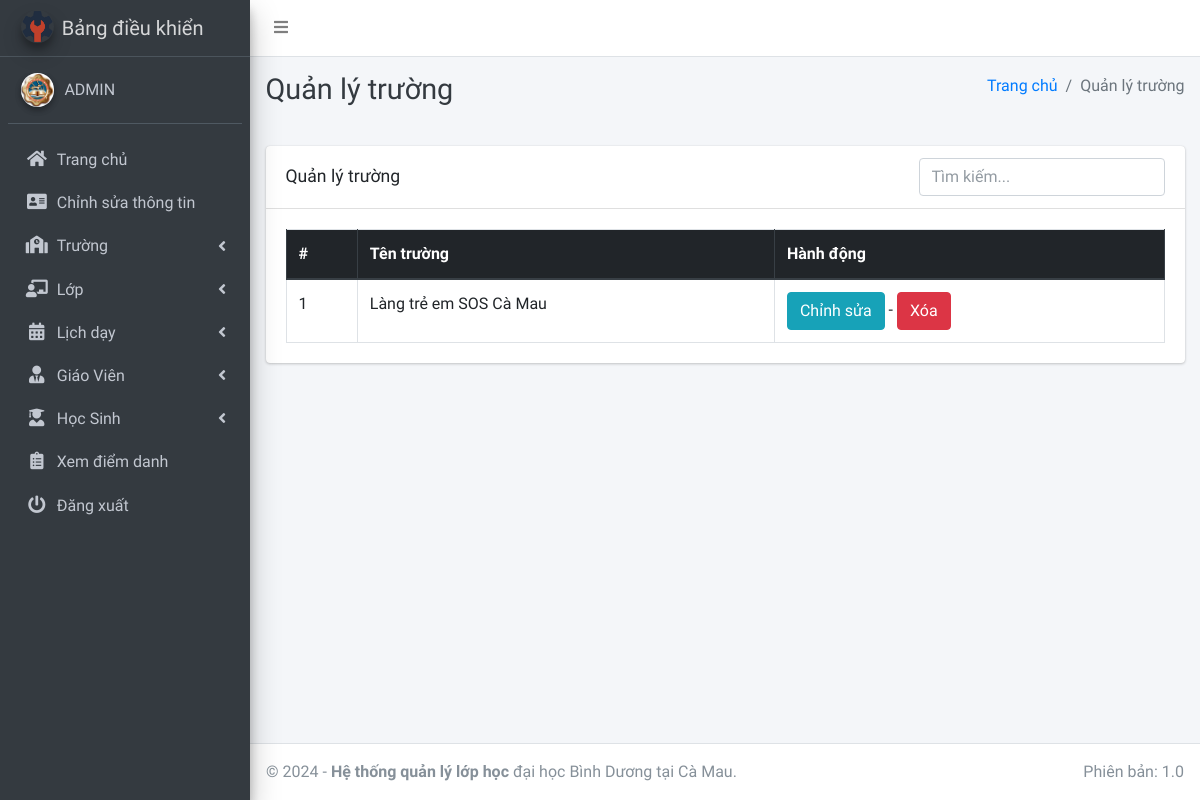
/course/manage/ (signed in), run on an earlier commit of the app's database.
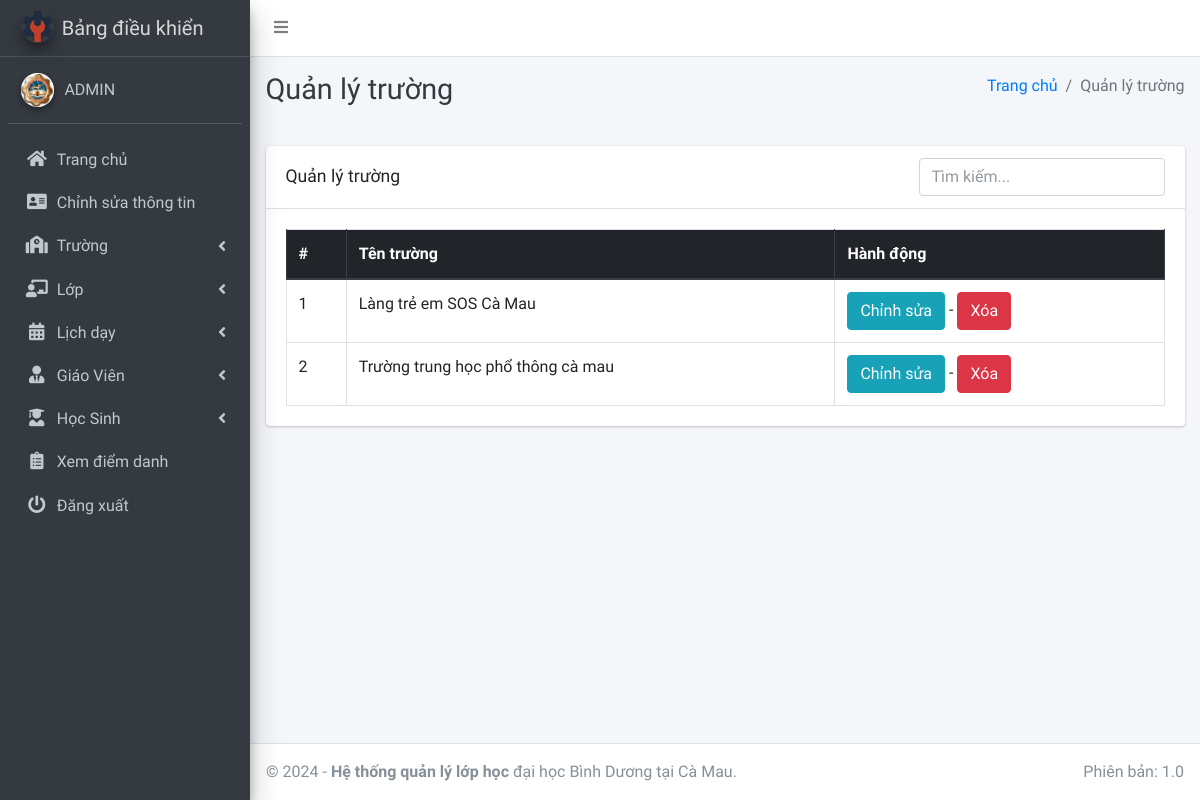
And on a later commit of the database.
### main_app/models.py (models this page shows, shortened)
class Course(models.Model):
    name = models.CharField(max_length=120, null=True) #tên trường
    created_at = models.DateTimeField(auto_now_add=True)
    updated_at = models.DateTimeField(auto_now=True)

### main_app/hod_views.py (the view)
# urls.py: path("course/manage/", hod_views.manage_course, name='manage_course'),
def manage_course(request):
    courses = Course.objects.all()
    context = {"courses": courses, "page_title": "Quản lý trường "}
    return render(request, "hod_template/manage_course.html", context)

### main_app/templates/hod_template/manage_course.html (shortened to what this page needs)
{% extends 'main_app/base.html' %}
{% load static %}
{% block page_title %}{{page_title}}{% endblock page_title %}
{% block content %}
<section class="content">
    <div class="container-fluid">
        <div class="row">
            <div class="col-md-12">
                <div class="card">
                    <div class="card-header d-flex justify-content-between align-items-center">
                        <h3 class="card-title">{{page_title}}</h3>
                        <div class="ml-auto">
                            <input type="text" id="searchInput" class="form-control" placeholder="Tìm kiếm...">
                        </div>
                    </div>
                    <div class="card-body">
                        <table id="example2" class="table table-bordered table-hover">
                            <thead class="thead-dark">
                                <tr>
                                    <th>#</th>
                                    <th>Tên trường</th>
                                    <th>Hành động</th>
                                </tr>
                            </thead>
                            <tbody id="courseTableBody">
                                {% for course in courses %}
                                <tr>
                                    <td>{{ forloop.counter }}</td>
                                    <td>{{course.name}}</td>
                                    <td>
                                        <a href="{% url 'edit_course' course.id %}" class="btn btn-info">Chỉnh sửa</a> -
                                        <a href="{% url 'delete_course' course.id %}" onclick="return confirm('Bạn có chắc chắn muốn xóa khóa học này ?')" class="btn btn-danger">Xóa</a>
                                    </td>
                                </tr>
                                {% endfor %}
                            </tbody>
                        </table>
                    </div>
                </div>
            </div>
        </div>
    </div>
</section>
{% endblock content %}

What changed in the data, as far as the page shows it:
added Course: name "Trường trung học phổ thông cà mau"
